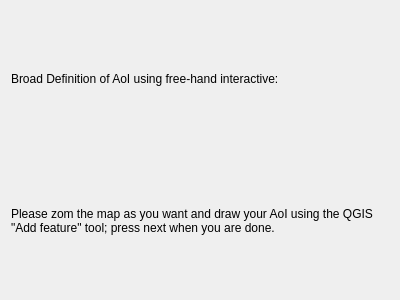
<?xml version="1.0" encoding="UTF-8"?>
<ui version="4.0">
 <class>Page1_1</class>
 <widget class="QWizardPage" name="Page1_1">
  <property name="geometry">
   <rect>
    <x>0</x>
    <y>0</y>
    <width>400</width>
    <height>300</height>
   </rect>
  </property>
  <property name="windowTitle">
   <string>WizardPage</string>
  </property>
  <property name="title">
   <string>Initiation and Planning</string>
  </property>
  <property name="subTitle">
   <string>Initial Project Planning Step</string>
  </property>
  <attribute name="pageId">
   <string notr="true"/>
  </attribute>
  <layout class="QVBoxLayout" name="verticalLayout">
   <item>
    <widget class="QLabel" name="label_2">
     <property name="text">
      <string>&lt;html&gt;&lt;head/&gt;&lt;body&gt;&lt;p&gt;Broad Definition of AoI using  free-hand interactive:&lt;/p&gt;&lt;/body&gt;&lt;/html&gt;</string>
     </property>
     <property name="wordWrap">
      <bool>true</bool>
     </property>
    </widget>
   </item>
   <item>
    <widget class="QLabel" name="label">
     <property name="text">
      <string>&lt;html&gt;&lt;head/&gt;&lt;body&gt;&lt;p&gt;Please zom the map as you want and draw your AoI using the QGIS &amp;quot;Add feature&amp;quot; tool; press next when you are done.&lt;/p&gt;&lt;/body&gt;&lt;/html&gt;</string>
     </property>
     <property name="wordWrap">
      <bool>true</bool>
     </property>
    </widget>
   </item>
  </layout>
 </widget>
 <resources/>
 <connections/>
</ui>
